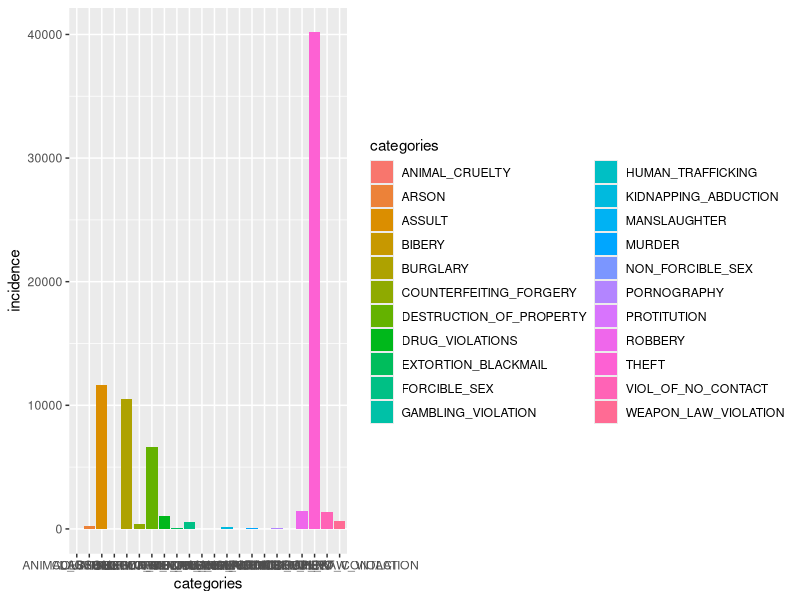

The R script that drew this image:
library(stringr)
library(ggplot2)
library(tidyr)
#bring the csv file into the working directory. 

Crimecategories <- read.csv("../data/nibrs_12_20.csv")
options(max.print = 90000)
#view the data set

#extract rows that include Seattle
crimes_in_seattle <- Crimecategories [c(936), ]
print(crimes_in_seattle)


# Delete columns that are irrelevant columns 
crimes_in_seattle1 <- crimes_in_seattle[,-1:-8]
print(crimes_in_seattle1)

crimes_in_seattle2 <- crimes_in_seattle1 [,-c(9,10,19,20)]
print(crimes_in_seattle2)

#make an index for each category
categories <- c("MURDER", "MANSLAUGHTER", "FORCIBLE_SEX", "ASSULT","NON_FORCIBLE_SEX","KIDNAPPING_ABDUCTION", "HUMAN_TRAFFICKING", "VIOL_OF_NO_CONTACT","ARSON", "BIBERY", "BURGLARY", "COUNTERFEITING_FORGERY", "DESTRUCTION_OF_PROPERTY", "EXTORTION_BLACKMAIL", "ROBBERY", "THEFT","DRUG_VIOLATIONS", "GAMBLING_VIOLATION", "PORNOGRAPHY", "PROTITUTION", "WEAPON_LAW_VIOLATION", "ANIMAL_CRUELTY")
incidence <- c(52, 16, 520, 11632, 4, 147, 14, 1353, 209, 1, 10548, 374, 6641, 106, 1489, 40163, 1021, 1, 40, 29, 614, 28)  

crimes_2020 <- data.frame(
  categories = c("MURDER", "MANSLAUGHTER", "FORCIBLE_SEX", "ASSULT","NON_FORCIBLE_SEX","KIDNAPPING_ABDUCTION", "HUMAN_TRAFFICKING", "VIOL_OF_NO_CONTACT","ARSON", "BIBERY", "BURGLARY", "COUNTERFEITING_FORGERY", "DESTRUCTION_OF_PROPERTY", "EXTORTION_BLACKMAIL", "ROBBERY", "THEFT","DRUG_VIOLATIONS", "GAMBLING_VIOLATION", "PORNOGRAPHY", "PROTITUTION", "WEAPON_LAW_VIOLATION", "ANIMAL_CRUELTY"),
  incidence = c(52, 16, 520, 11632, 4, 147, 14, 1353, 209, 1, 10548, 374, 6641, 106, 1489, 40163, 1021, 1, 40, 29, 614, 28))

#plot the chart
type_crime <- ggplot(crimes_2020) +
  geom_col(mapping = aes(x = categories, y = incidence, fill = categories))






# calculate a mean for it 
#summary_of_crimes_in_seattle <- summarize (
# crimes_in_seattle2,
#mean_murder = mean(MURDER),
#mean_manslaughter = mean(MANSLAUGHTER),
#mean_forcible_sex = mean(FORCIBLE_SEX),
#mean_assult = mean(ASSULT),
#mean_non_forcible_sex = mean(NON_FORCIBLE_SEX),
#mean_kidnapping_abduction = mean(KIDNAPPING_ABDUCTION),
#mean_human_trafficking = mean(HUMAN_TRAFFICKING),
#mean_violence_of_no_contact_ = mean(VIOL_OF_NO_CONTACT),
#mean_arson = mean(ARSON),
#mean_bibery = mean(BIBERY),
#mean_burglary = mean(BURGLARY),
#mean_counterfeiting_forgery = mean(COUNTERFEITING_FORGERY),
#mean_destruction_of_property = mean(DESTRUCTION_OF_PROPERTY),
#mean_extortion_blackmail = mean(EXTORTION_BLACKMAIL),
#mean_robbery = mean(ROBBERY),
#mean_theft = mean(THEFT),
#mean_drug_violations = mean(DRUG_VIOLATIONS),
#mean_gambling_violations = mean(GAMBLING_VIOLATION),
#mean_pornography = mean(PORNOGRAPHY),
#mean_prostitution = mean(PROTITUTION),
#mean_weapon_law_violation = mean(WEAPON_LAW_VIOLATION),
#mean_animal_cruelty = mean(ANIMAL_CRUELTY),
#)

#print(summary_of_crimes_in_seattle)

#View(summary_of_crimes_in_seattle)
